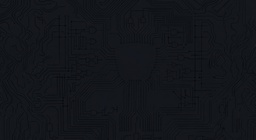
#> input picture installer/assets/bg_circuit_tile.jpg, 256 x 140 px, shrunk from 2760 x 1504 before the run; the run also reads 2 pictures not shown here
$ python convert_to_png_v2.py
#> lines starting #> are read from the running program, lines starting #| are printed output that depends on the picture; after the words box and inside, x2 and y2 are one past the last pixel; in counts of white or black regions, pixels touching at a corner belong together
"""
AeonBrowser Installer Asset Converter v2 — DelgadoLogic
Improved per-asset strategies for cleaner alpha extraction.

APPROACHES:
  - bg_circuit_tile   : Fully opaque tile — no changes
  - window_frame      : Flood fill from edges (light checker ~200-255)
  - logo_shield       : Luminance chroma-key: checker gray pixels -> transparent
                        (dark checker ~(100-160, 100-160, 100-160) with low saturation)
  - logo_shield_small : Same as logo_shield
  - progress_bar_*    : Luminance chroma-key on dark checker
  - btn_close         : Luminance chroma-key on dark checker
  - label_aeon_pill   : Luminance chroma-key on dark checker
  - label_delgadologic: Flood fill + interior-enclosed fill (light checker, text with holes)
"""

import os
import sys
from pathlib import Path
from collections import deque

try:
    from PIL import Image
    import numpy as np
except ImportError:
    os.system(f"{sys.executable} -m pip install pillow numpy")
    from PIL import Image
    import numpy as np

ASSET_DIR = Path(__file__).parent

# ---- Helpers ---------------------------------------------------------------

def color_dist(px, target):
    return float(np.sqrt(sum((int(a)-int(b))**2 for a,b in zip(px[:3], target))))

def is_dark_checker(rgb, tol=45):
    """Dark checker: ~(100-165, 100-165, 100-165), low saturation"""
    r, g, b = int(rgb[0]), int(rgb[1]), int(rgb[2])
    # grayscale check: R≈G≈B, value in dark-checker range
    spread = max(abs(r-g), abs(g-b), abs(r-b))
    avg = (r+g+b)//3
    return spread < 20 and 90 <= avg <= 170

def is_light_checker(rgb, tol=40):
    """Light checker: ~(190-255, 190-255, 190-255), low saturation"""
    r, g, b = int(rgb[0]), int(rgb[1]), int(rgb[2])
    spread = max(abs(r-g), abs(g-b), abs(r-b))
    avg = (r+g+b)//3
    return spread < 25 and avg >= 185

# ---- Method 1: Flood-fill from edges (for clean bordered images) -----------

def flood_fill_mask(arr, check_fn):
    """BFS from all 4 edges; marks pixels matching check_fn as background."""
    h, w = arr.shape[:2]
    visited = np.zeros((h, w), dtype=bool)
    mask    = np.zeros((h, w), dtype=bool)
    queue   = deque()

    def try_seed(y, x):
        if not visited[y, x]:
            visited[y, x] = True
            if check_fn(arr[y, x]):
                mask[y, x] = True
                queue.append((y, x))

    for x in range(w):
        try_seed(0, x); try_seed(h-1, x)
    for y in range(h):
        try_seed(y, 0); try_seed(y, w-1)

    while queue:
        y, x = queue.popleft()
        for dy, dx in [(-1,0),(1,0),(0,-1),(0,1)]:
            ny, nx = y+dy, x+dx
            if 0 <= ny < h and 0 <= nx < w and not visited[ny, nx]:
                visited[ny, nx] = True
                if check_fn(arr[ny, nx]):
                    mask[ny, nx] = True
                    queue.append((ny, nx))
    return mask

def flood_fill_interior_mask(arr, check_fn):
    """
    Full interior flood-fill: marks ALL checker pixels anywhere (including
    enclosed letter-counter holes). No edge seeding — pure global keying.
    Use only when checker color doesn't appear in the actual artwork content.
    """
    h, w = arr.shape[:2]
    mask = np.zeros((h, w), dtype=bool)
    for y in range(h):
        for x in range(w):
            if check_fn(arr[y, x]):
                mask[y, x] = True
    return mask

# ---- Method 2: Luminance chroma-key (for glow/haze assets) -----------------

def luma_chroma_key(arr, check_fn, feather=3):
    """
    Pixel-by-pixel chroma key: any pixel matching check_fn becomes transparent.
    Feathering: dilate the mask and apply 50% alpha to fringe pixels.
    """
    from scipy.ndimage import binary_dilation
    h, w = arr.shape[:2]
    mask = np.zeros((h, w), dtype=bool)
    for y in range(h):
        for x in range(w):
            if check_fn(arr[y, x]):
                mask[y, x] = True

    # Feather the edges
    expanded = binary_dilation(mask, iterations=feather)
    fringe   = expanded & ~mask

    arr[mask,   3] = 0
    arr[fringe, 3] = np.minimum(arr[fringe, 3], 60)  # semi-transparent fringe
    arr[~expanded, 3] = 255
    return mask

# ---- Converters per asset --------------------------------------------------

def convert_opaque(src, out):
    """Just JPG -> PNG, fully opaque."""
    img = Image.open(src).convert("RGB")
    img.save(out, "PNG")
    print(f"  [OPAQUE ] {src.name} -> {out.name}")

def convert_light_flood(src, out):
    """Remove light checker from edges only (window_frame)."""
    img  = Image.open(src).convert("RGBA")
    arr  = np.array(img)
    mask = flood_fill_mask(arr, is_light_checker)
    arr[mask, 3]  = 0
    arr[~mask, 3] = 255
    Image.fromarray(arr, "RGBA").save(out, "PNG")
    print(f"  [LT-EDGE] {src.name} -> {out.name}  ({mask.sum()} px removed)")

def convert_light_global(src, out):
    """Remove light checker everywhere, including inside enclosed areas (text labels)."""
    img  = Image.open(src).convert("RGBA")
    arr  = np.array(img)
    mask = flood_fill_interior_mask(arr, is_light_checker)
    arr[mask, 3]  = 0
    arr[~mask, 3] = 255
    Image.fromarray(arr, "RGBA").save(out, "PNG")
    print(f"  [LT-GLOB] {src.name} -> {out.name}  ({mask.sum()} px removed)")

def convert_dark_luma(src, out):
    """Remove dark checker using luminance chroma-key (glow/progress assets)."""
    try:
        from scipy.ndimage import binary_dilation
    except ImportError:
        os.system(f"{sys.executable} -m pip install scipy")
        from scipy.ndimage import binary_dilation
    img  = Image.open(src).convert("RGBA")
    arr  = np.array(img)
    luma_chroma_key(arr, is_dark_checker, feather=2)
    Image.fromarray(arr, "RGBA").save(out, "PNG")
    print(f"  [DK-LUMA] {src.name} -> {out.name}")

# ---- Asset dispatch --------------------------------------------------------

ASSETS = {
    "bg_circuit_tile.jpg":        ("opaque",      "bg_circuit_tile.png"),
    "window_frame.jpg":           ("light_flood",  "window_frame.png"),
    "logo_shield.jpg":            ("dark_luma",    "logo_shield.png"),
    "logo_shield_small.jpg":      ("dark_luma",    "logo_shield_small.png"),
    "progress_bar_fill_cyan.jpg": ("dark_luma",    "progress_bar_fill_cyan.png"),
    "progress_bar_track.jpg":     ("dark_luma",    "progress_bar_track.png"),
    "btn_close.jpg":              ("dark_luma",    "btn_close.png"),
    "label_aeon_pill.jpg":        ("dark_luma",    "label_aeon_pill.png"),
    "label_delgadologic.jpg":     ("light_global", "label_delgadologic.png"),
}

METHODS = {
    "opaque":      convert_opaque,
    "light_flood": convert_light_flood,
    "light_global":convert_light_global,
    "dark_luma":   convert_dark_luma,
}

def main():
    print("=" * 62)
    print("  AeonBrowser — DelgadoLogic Asset Converter v2")
    print("=" * 62)
    ok = fail = 0
    for fname, (method, outname) in ASSETS.items():
        src = ASSET_DIR / fname
        out = ASSET_DIR / outname
        if not src.exists():
            print(f"  [MISS   ] {fname} — not found")
            fail += 1
            continue
        try:
            METHODS[method](src, out)
            ok += 1
        except Exception as e:
            import traceback
            print(f"  [ERROR  ] {fname}: {e}")
            traceback.print_exc()
            fail += 1
#> this loop made 9 passes
#|   [LT-EDGE] window_frame.jpg -> window_frame.png  (15587 px removed)
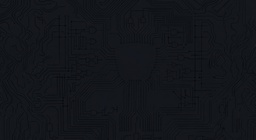
#> input picture installer/assets/bg_circuit_tile.jpg, 256 x 140 px, shrunk from 2760 x 1504 before the run
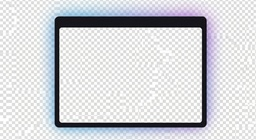
#> input picture installer/assets/window_frame.jpg, 256 x 140 px, shrunk from 2760 x 1504 before the run
#> pass 2, in convert_light_flood, `mask = flood_fill_mask(arr, is_light_checker)`:
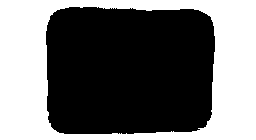
#> mask: shape (140, 256) bool; 43.5% white; 1 white region, box (x1, y1, x2, y2) and area: (0, 0, 256, 140) 15587
#> pass 2, in convert_light_flood, `Image.fromarray(arr, "RGBA").save(out, "PNG")`:
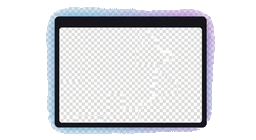
#> saved as window_frame.png: PIL image 256x140 RGBA; mean R, G, B, A 210.1, 211.4, 215, 144.1; transparent parts drawn white
    print("=" * 62)
    print(f"  Result: {ok} converted, {fail} failed")
    print(f"  Output: {ASSET_DIR}")
    print("=" * 62)

if __name__ == "__main__":
    main()
